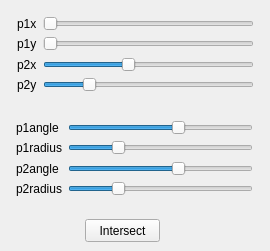
<?xml version="1.0" encoding="UTF-8"?>
<ui version="4.0">
 <class>mvc_sketch001</class>
 <widget class="QWidget" name="mvc_sketch001">
  <property name="geometry">
   <rect>
    <x>0</x>
    <y>0</y>
    <width>270</width>
    <height>251</height>
   </rect>
  </property>
  <property name="windowTitle">
   <string>mvc_sketch001</string>
  </property>
  <widget class="QPushButton" name="pushButton">
   <property name="geometry">
    <rect>
     <x>85</x>
     <y>219</y>
     <width>75</width>
     <height>23</height>
    </rect>
   </property>
   <property name="text">
    <string>Intersect</string>
   </property>
  </widget>
  <widget class="QWidget" name="horizontalLayoutWidget">
   <property name="geometry">
    <rect>
     <x>6</x>
     <y>5</y>
     <width>259</width>
     <height>98</height>
    </rect>
   </property>
   <layout class="QHBoxLayout" name="horizontalLayout">
    <item>
     <layout class="QVBoxLayout" name="verticalLayout_2">
      <item>
       <widget class="QLabel" name="label">
        <property name="text">
         <string>p1x</string>
        </property>
       </widget>
      </item>
      <item>
       <widget class="QLabel" name="label_3">
        <property name="text">
         <string>p1y</string>
        </property>
       </widget>
      </item>
      <item>
       <widget class="QLabel" name="label_4">
        <property name="text">
         <string>p2x</string>
        </property>
       </widget>
      </item>
      <item>
       <widget class="QLabel" name="label_2">
        <property name="text">
         <string>p2y</string>
        </property>
       </widget>
      </item>
     </layout>
    </item>
    <item>
     <layout class="QVBoxLayout" name="verticalLayout">
      <item>
       <widget class="QSlider" name="p1x">
        <property name="maximum">
         <number>500</number>
        </property>
        <property name="orientation">
         <enum>Qt::Horizontal</enum>
        </property>
       </widget>
      </item>
      <item>
       <widget class="QSlider" name="p1y">
        <property name="maximum">
         <number>500</number>
        </property>
        <property name="orientation">
         <enum>Qt::Horizontal</enum>
        </property>
       </widget>
      </item>
      <item>
       <widget class="QSlider" name="p2x">
        <property name="maximum">
         <number>500</number>
        </property>
        <property name="value">
         <number>200</number>
        </property>
        <property name="orientation">
         <enum>Qt::Horizontal</enum>
        </property>
       </widget>
      </item>
      <item>
       <widget class="QSlider" name="p2y">
        <property name="maximum">
         <number>500</number>
        </property>
        <property name="value">
         <number>99</number>
        </property>
        <property name="orientation">
         <enum>Qt::Horizontal</enum>
        </property>
       </widget>
      </item>
     </layout>
    </item>
   </layout>
  </widget>
  <widget class="QWidget" name="horizontalLayoutWidget_2">
   <property name="geometry">
    <rect>
     <x>5</x>
     <y>109</y>
     <width>259</width>
     <height>98</height>
    </rect>
   </property>
   <layout class="QHBoxLayout" name="horizontalLayout_2">
    <item>
     <layout class="QVBoxLayout" name="verticalLayout_3">
      <item>
       <widget class="QLabel" name="label_5">
        <property name="text">
         <string>p1angle</string>
        </property>
       </widget>
      </item>
      <item>
       <widget class="QLabel" name="label_6">
        <property name="text">
         <string>p1radius</string>
        </property>
       </widget>
      </item>
      <item>
       <widget class="QLabel" name="label_7">
        <property name="text">
         <string>p2angle</string>
        </property>
       </widget>
      </item>
      <item>
       <widget class="QLabel" name="label_8">
        <property name="text">
         <string>p2radius</string>
        </property>
       </widget>
      </item>
     </layout>
    </item>
    <item>
     <layout class="QVBoxLayout" name="verticalLayout_4">
      <item>
       <widget class="QSlider" name="p1angle">
        <property name="value">
         <number>60</number>
        </property>
        <property name="orientation">
         <enum>Qt::Horizontal</enum>
        </property>
       </widget>
      </item>
      <item>
       <widget class="QSlider" name="p1radius">
        <property name="maximum">
         <number>200</number>
        </property>
        <property name="value">
         <number>50</number>
        </property>
        <property name="orientation">
         <enum>Qt::Horizontal</enum>
        </property>
       </widget>
      </item>
      <item>
       <widget class="QSlider" name="p2angle">
        <property name="value">
         <number>60</number>
        </property>
        <property name="orientation">
         <enum>Qt::Horizontal</enum>
        </property>
       </widget>
      </item>
      <item>
       <widget class="QSlider" name="p2radius">
        <property name="maximum">
         <number>200</number>
        </property>
        <property name="value">
         <number>50</number>
        </property>
        <property name="orientation">
         <enum>Qt::Horizontal</enum>
        </property>
       </widget>
      </item>
     </layout>
    </item>
   </layout>
  </widget>
 </widget>
 <layoutdefault spacing="6" margin="11"/>
 <resources/>
 <connections/>
</ui>
